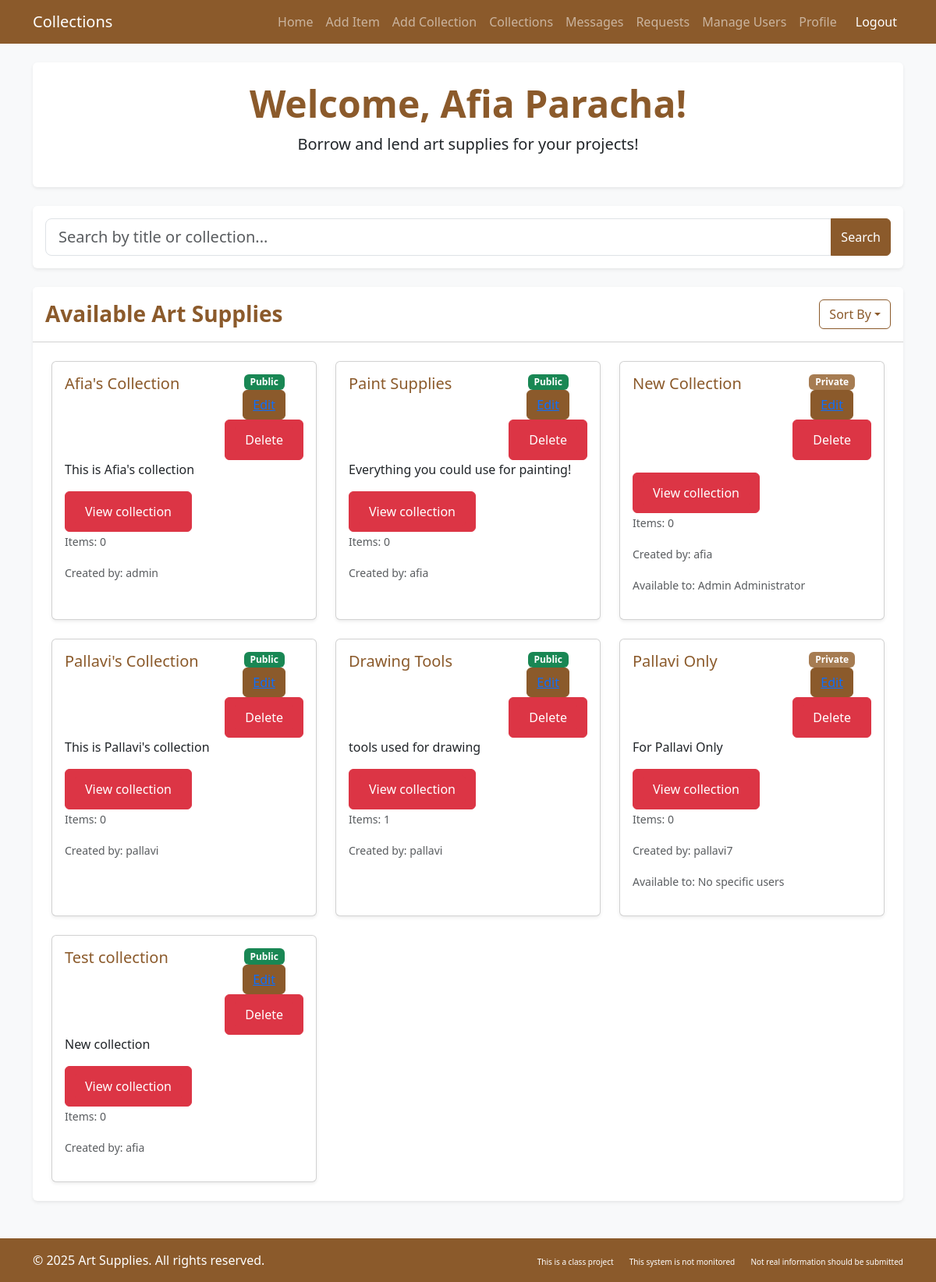
The app's page /artlibrary/collections/ (signed in), older data.
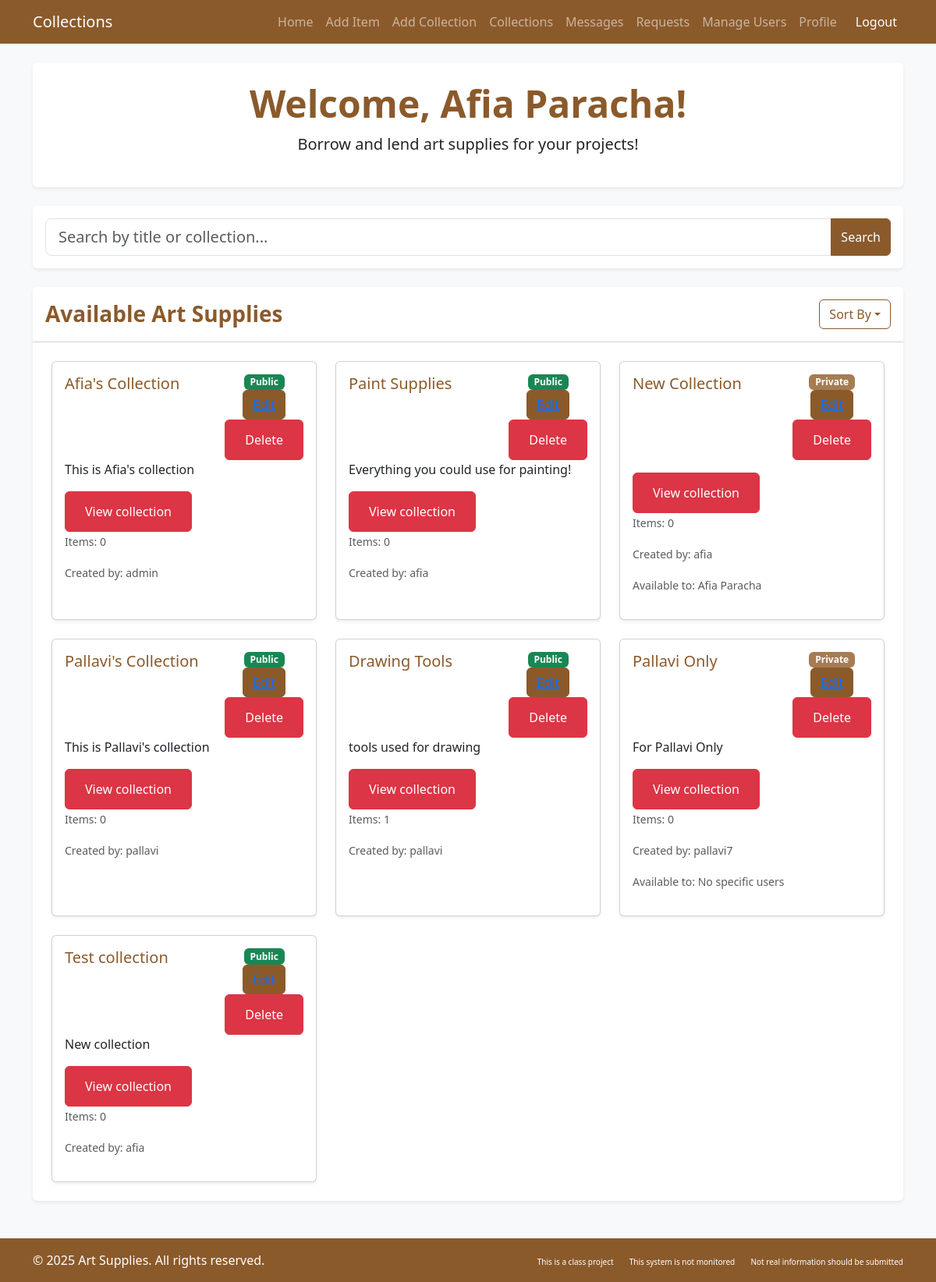
The same page, newer data.
### artlibrary/models.py (models this page shows, shortened)
class CustomUser(AbstractUser):
    profile_pic = models.ImageField(
        storage=S3Boto3Storage(),
        upload_to='profile_pics/',
        null=True,
        blank=True
    )
    date_joined = models.DateTimeField(auto_now_add=True)
    roles = (('patron', 'Patron'), ('librarian', 'Librarian'), ('anonymous', 'Anonymous'))
    user_role = models.CharField(max_length=12, choices=roles, default='patron')
    email = models.EmailField(blank=True, max_length=254, verbose_name='email address')

class Collection(models.Model):
    title = models.CharField(max_length=255)
    description = models.TextField(blank=True, null=True)
    num_items = models.PositiveIntegerField(default=0)
    is_public = models.BooleanField(default=True)
    users = models.ManyToManyField(CustomUser, blank=True, related_name='collections')
    added_by = models.ForeignKey(CustomUser, on_delete=models.CASCADE, related_name='created_collections', default=2)
    art_supplies = models.ManyToManyField('ArtSupply', blank=True, related_name='collections_in')
    def update_num_items(self):
        self.num_items = self.art_supplies.count()
        self.save()

### artlibrary/views.py (the view)
# urls.py: path('collections/', views.collections, name='collections'),
def collections(request):
    user_role = getattr(request.user, 'user_role', None)
    if user_role == "anonymous_user":
        viewable_collections = Collection.objects.filter(is_public=True)
    else:
        viewable_collections = Collection.objects.all()
    for collection in Collection.objects.all():
        collection.update_num_items()
    query = request.GET.get('query', '')
    print(query)
    if query:
        viewable_collections = viewable_collections.filter(title__icontains=query)
    context = {
        'viewable_collections': viewable_collections,
        'query': query,
    }
    return render(request, 'artlibrary/collections.html', context)

### artlibrary/templates/artlibrary/collections.html (shortened to what this page needs)
{% load django_bootstrap5 %}
<!DOCTYPE html>
<html lang="en">
<head>
    {% bootstrap_css %}
</head>
<body class="bg-light">
    <nav class="navbar navbar-expand-lg navbar-dark bg-brown">
        <div class="container">
            <a class="navbar-brand" href="#">Collections</a>
            <div class="collapse navbar-collapse" id="navbarNav">
                <ul class="navbar-nav ms-auto">
                    <li class="nav-item"><a class="nav-link" href="{% url 'dashboard' %}">Home</a></li>
                    {% if request.user.user_role == "librarian" %}
                    <li class="nav-item"><a class="nav-link" href="{% url 'add_item' %}">Add Item</a></li>
                    {% endif %}
                    {% if request.user.user_role != "anonymous_user" %}
                    <li class="nav-item"><a class="nav-link" href="{% url 'add_collection' %}">Add Collection</a></li>
                    {% endif %}
                    <li class="nav-item"><a class="nav-link" href="{% url 'collections' %}">Collections</a></li>
                    <li class="nav-item"><a class="nav-link" href="#">Messages</a></li>
                    {% if request.user.user_role == "librarian" %}
                    <li class="nav-item"><a class="nav-link" href="{% url 'view_requests' user.id %}">Requests</a></li>
                    <li class="nav-item"><a class="nav-link" href="{% url 'manage_users' %}">Manage Users</a></li>
                    {% endif %}
                    {% if request.user.user_role != "anonymous_user" %}
                    <li class="nav-item"><a class="nav-link" href="{% url 'profile' %}">Profile</a></li>
                    {% endif %}
                    <li class="nav-item">
                        <a class="nav-link btn btn-danger btn-sm text-white ms-2" href="{% url 'logout' %}">Logout</a>
                    </li>
                </ul>
            </div>
        </div>
    </nav>
    <div class="container main-content py-4">
        <div class="card border-0 shadow-sm mb-4">
            <div class="card-body text-center py-4">
                <h1 class="display-5 fw-bold text-brown">Welcome, {{ request.user.get_full_name|default:request.user.username }}!</h1>
                <p class="lead">Borrow and lend art supplies for your projects!</p>
            </div>
        </div>
<div class="card border-0 shadow-sm mb-4">
    <div class="card-body p-3">
        <form method="get" action="">
            <div class="input-group">
                <input type="text" name="query" class="form-control form-control-lg" placeholder="Search by title or collection..." value="{{ query }}">
                <button type="submit" class="btn btn-brown">Search</button>
            </div>
        </form>
    </div>
</div>
<div class="card border-0 shadow-sm mb-4">
    <div class="card-header bg-white d-flex justify-content-between align-items-center py-3">
        <h3 class="card-title text-brown fw-bold mb-0">
            {% if query %}
            Search Results for "{{ query }}"
            {% else %}
            Available Art Supplies
            {% endif %}
        </h3>
        <div class="dropdown">
            <button class="btn btn-outline-brown dropdown-toggle" type="button" data-bs-toggle="dropdown">Sort By</button>
        </div>
    </div>
    <div class="card-body p-4">
        <div class="row g-4">
            {% for collection in viewable_collections %}
            <div class="col-md-4 col-sm-6">
                <div class="card h-100 shadow-sm">
                    <div class="card-body">
                        <div class="d-flex justify-content-between align-items-start">
                            <h5 class="card-title text-brown">{{ collection.title }}</h5>
                            <div class="d-flex flex-column justify-content-between align-items-center">
                            {% if collection.is_public %}
                            <span class="badge bg-success">Public</span>
                            {% else %}
                            <span class="badge bg-secondary">Private</span>
                            {% endif %}
                            {% if collection.added_by.id == request.user.id or request.user.user_role == "librarian" %}
                            <button type="submit" class="btn btn-brown"><a href="{% url 'edit_collection' collection.id %}">Edit</a></button>
                            <button type="submit" class="btn btn-danger"><a href="{% url 'delete_collection' collection.id %}" class="btn btn-danger">Delete</a></button>
                            {% endif %}
                            </div>
                        </div>
                        <p class="card-text">{{ collection.description}}</p>
                        {% if collection.is_public or request.user.user_role == "librarian" or request.user in collection.users.all %}
                        <button type="submit" class="btn btn-danger"><a href="{% url 'collection_details' collection.id %}" class="btn btn-danger">View collection</a></button>
                        <p class="card-text"><small class="text-muted">Items: {{ collection.num_items }}</small></p>
                        <p class="card-text"><small class="text-muted">Created by: {{ collection.added_by }}</small></p>
                            {% if not collection.is_public %}
                            <p class="card-text"><small class="text-muted">Available to:
                                {% for user in collection.users.all %}
                                    {{ user.get_full_name }}{% if not forloop.last %}, {% endif %}
                                {% empty %}
                                    No specific users
                                {% endfor %}
                            </small></p>
                            {% endif %}
                        {% endif %}
                    </div>
                </div>
            </div>
            {% empty %}
            <div class="col-12">
                <div class="alert alert-info">No Collections Available</div>
            </div>
            {% endfor %}
        </div>
    </div>
</div>
</div>
</body>
<footer class="py-3 bg-dark text-white mt-auto bg-brown">
    <div class="container">
        <div class="row">
            <div class="col-md-6">
                <p class="mb-0">&copy; 2025 Art Supplies. All rights reserved.</p>
            </div>
            <div class="col-md-6 text-md-end">
                <a href="#" class="text-white text-decoration-none me-3" style="font-size: 10px;">This is a class project</a>
                <a href="#" class="text-white text-decoration-none me-3" style="font-size: 10px;">This system is not monitored</a>
                <a href="#" class="text-white text-decoration-none" style="font-size: 10px;">Not real information should be submitted</a>
            </div>
        </div>
    </div>
</footer>
</body>
</html>

### artlibrary/templates/artlibrary/collections.html (style rules this page uses)
:root { --bs-primary: #8B5A2B; --bs-primary-rgb: 139, 90, 43; --bs-secondary: #A67C52; --bs-secondary-rgb: 166, 124, 82; --bs-dark: #5D4037; }
body { min-height: 100vh; display: flex; flex-direction: column; }
.main-content { flex: 1; }
.bg-brown { background-color: #8B5A2B !important; }
.text-brown { color: #8B5A2B !important; }
.btn-brown { background-color: #8B5A2B; border-color: #8B5A2B; color: white; }
.btn-outline-brown { border-color: #8B5A2B; color: #8B5A2B; }

Row changes from the older to the newer data that the page shows:
changed Collection "New Collection": loses CustomUser (get_full_name "Admin Administrator"); gains CustomUser (user.get_full_name "Afia Paracha", get_full_name "Afia Paracha")
